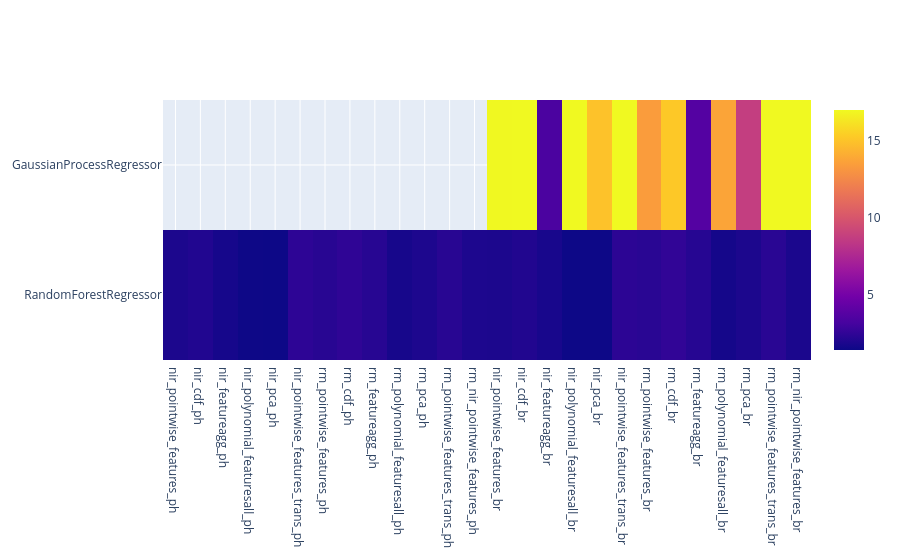

Here is the notebook cell this chart was saved with:
### Code cell
ss_f.plot_df_heatmap(pd.DataFrame(ss_f.best_fits).T)

### Figure 1 — Plotly figure (JSON) as saved in the notebook; plotly's stock layout.template omitted (floating-point values rounded to 4 significant figures)
{"data": [{"type": "heatmap", "x": ["nir_pointwise_features_ph", "nir_cdf_ph", "nir_featureagg_ph", "nir_polynomial_featuresall_ph", "nir_pca_ph", "nir_pointwise_features_trans_ph", "rm_pointwise_features_ph", "rm_cdf_ph", "rm_featureagg_ph", "rm_polynomial_featuresall_ph", "rm_pca_ph", "rm_pointwise_features_trans_ph", "rm_nir_pointwise_features_ph", "nir_pointwise_features_br", "nir_cdf_br", "nir_featureagg_br", "nir_polynomial_featuresall_br", "nir_pca_br", "nir_pointwise_features_trans_br", "rm_pointwise_features_br", "rm_cdf_br", "rm_featureagg_br", "rm_polynomial_featuresall_br", "rm_pca_br", "rm_pointwise_features_trans_br", "rm_nir_pointwise_features_br"], "y": ["RandomForestRegressor", "GaussianProcessRegressor"], "z": [[1.863, 2.032, 1.693, 1.435, 1.423, 2.387, 2.225, 2.454, 2.197, 1.706, 1.892, 2.231, 1.885, 1.855, 2.013, 1.757, 1.425, 1.412, 2.357, 2.249, 2.507, 2.186, 1.655, 1.864, 2.255, 1.851], [null, null, null, null, null, null, null, null, null, null, null, null, null, 16.98, 17.0, 3.357, 17.0, 14.95, 17.0, 13.4, 15.19, 3.683, 13.75, 8.703, 17.0, 17.0]]}], "layout": {}}
